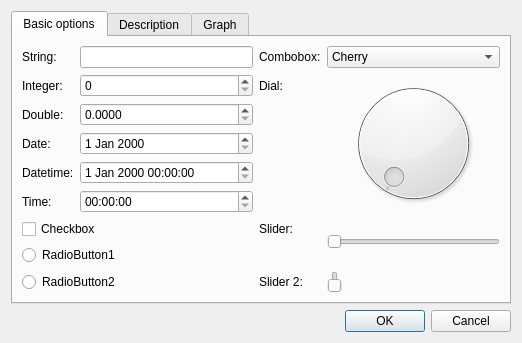
<?xml version="1.0" encoding="UTF-8"?>
<ui version="4.0">
 <class>NCRDGraphItemTestDialog</class>
 <widget class="QDialog" name="NCRDGraphItemTestDialog">
  <property name="geometry">
   <rect>
    <x>0</x>
    <y>0</y>
    <width>522</width>
    <height>333</height>
   </rect>
  </property>
  <property name="windowTitle">
   <string>Dialog</string>
  </property>
  <layout class="QVBoxLayout" name="verticalLayout">
   <item>
    <widget class="QTabWidget" name="tabWidget">
     <property name="currentIndex">
      <number>0</number>
     </property>
     <widget class="QWidget" name="tab">
      <attribute name="title">
       <string>Basic options</string>
      </attribute>
      <layout class="QGridLayout" name="gridLayout">
       <item row="0" column="0">
        <widget class="QLabel" name="label_4">
         <property name="text">
          <string>String:</string>
         </property>
        </widget>
       </item>
       <item row="1" column="0">
        <widget class="QLabel" name="label">
         <property name="text">
          <string>Integer:</string>
         </property>
        </widget>
       </item>
       <item row="2" column="0">
        <widget class="QLabel" name="label_3">
         <property name="text">
          <string>Double:</string>
         </property>
        </widget>
       </item>
       <item row="7" column="0" colspan="2">
        <widget class="QRadioButton" name="radioButton1">
         <property name="text">
          <string>RadioButton1</string>
         </property>
        </widget>
       </item>
       <item row="6" column="0" colspan="2">
        <widget class="QCheckBox" name="checkBox">
         <property name="text">
          <string>Checkbox</string>
         </property>
        </widget>
       </item>
       <item row="3" column="1">
        <widget class="QDateEdit" name="dateEdit"/>
       </item>
       <item row="5" column="0">
        <widget class="QLabel" name="label_10">
         <property name="text">
          <string>Time:</string>
         </property>
        </widget>
       </item>
       <item row="4" column="1">
        <widget class="QDateTimeEdit" name="dateTimeEdit"/>
       </item>
       <item row="4" column="0">
        <widget class="QLabel" name="label_6">
         <property name="text">
          <string>Datetime:</string>
         </property>
        </widget>
       </item>
       <item row="3" column="0">
        <widget class="QLabel" name="label_5">
         <property name="text">
          <string>Date:</string>
         </property>
        </widget>
       </item>
       <item row="5" column="1">
        <widget class="QTimeEdit" name="timeEdit"/>
       </item>
       <item row="6" column="3" rowspan="2">
        <widget class="QSlider" name="horizontalSlider">
         <property name="orientation">
          <enum>Qt::Horizontal</enum>
         </property>
        </widget>
       </item>
       <item row="0" column="1">
        <widget class="QLineEdit" name="lineEdit"/>
       </item>
       <item row="0" column="2">
        <widget class="QLabel" name="label_9">
         <property name="text">
          <string>Combobox:</string>
         </property>
        </widget>
       </item>
       <item row="9" column="1">
        <spacer name="verticalSpacer">
         <property name="orientation">
          <enum>Qt::Vertical</enum>
         </property>
         <property name="sizeHint" stdset="0">
          <size>
           <width>20</width>
           <height>40</height>
          </size>
         </property>
        </spacer>
       </item>
       <item row="1" column="3" rowspan="5">
        <widget class="QDial" name="dial"/>
       </item>
       <item row="0" column="3">
        <widget class="QComboBox" name="comboBox">
         <item>
          <property name="text">
           <string>Cherry</string>
          </property>
         </item>
         <item>
          <property name="text">
           <string>Apple</string>
          </property>
         </item>
         <item>
          <property name="text">
           <string>Banana</string>
          </property>
         </item>
         <item>
          <property name="text">
           <string>Orange</string>
          </property>
         </item>
         <item>
          <property name="text">
           <string>Grapefruit</string>
          </property>
         </item>
         <item>
          <property name="text">
           <string>Strawberry</string>
          </property>
         </item>
        </widget>
       </item>
       <item row="1" column="2">
        <widget class="QLabel" name="label_7">
         <property name="text">
          <string>Dial:</string>
         </property>
        </widget>
       </item>
       <item row="1" column="1">
        <widget class="QSpinBox" name="spinBox"/>
       </item>
       <item row="2" column="1">
        <widget class="QDoubleSpinBox" name="doubleSpinBox">
         <property name="decimals">
          <number>4</number>
         </property>
         <property name="maximum">
          <double>999999999.000000000000000</double>
         </property>
        </widget>
       </item>
       <item row="6" column="2">
        <widget class="QLabel" name="label_8">
         <property name="text">
          <string>Slider:</string>
         </property>
        </widget>
       </item>
       <item row="8" column="0" colspan="2">
        <widget class="QRadioButton" name="radioButton2">
         <property name="text">
          <string>RadioButton2</string>
         </property>
        </widget>
       </item>
       <item row="8" column="3">
        <widget class="QSlider" name="verticalSlider">
         <property name="orientation">
          <enum>Qt::Vertical</enum>
         </property>
        </widget>
       </item>
       <item row="8" column="2">
        <widget class="QLabel" name="label_14">
         <property name="text">
          <string>Slider 2:</string>
         </property>
        </widget>
       </item>
      </layout>
     </widget>
     <widget class="QWidget" name="tab_2">
      <attribute name="title">
       <string>Description</string>
      </attribute>
      <layout class="QVBoxLayout" name="verticalLayout_2">
       <item>
        <widget class="QPlainTextEdit" name="plainTextEdit"/>
       </item>
      </layout>
     </widget>
     <widget class="QWidget" name="tab_3">
      <attribute name="title">
       <string>Graph</string>
      </attribute>
      <layout class="QGridLayout" name="gridLayout_2">
       <item row="2" column="0">
        <widget class="QLabel" name="label_11">
         <property name="text">
          <string>Color1:</string>
         </property>
        </widget>
       </item>
       <item row="2" column="1" colspan="2">
        <widget class="QLineEdit" name="color1"/>
       </item>
       <item row="3" column="0">
        <widget class="QLabel" name="label_12">
         <property name="text">
          <string>Color2:</string>
         </property>
        </widget>
       </item>
       <item row="3" column="1" colspan="2">
        <widget class="QLineEdit" name="color2"/>
       </item>
       <item row="4" column="0">
        <widget class="QLabel" name="label_13">
         <property name="text">
          <string>Color3:</string>
         </property>
        </widget>
       </item>
       <item row="4" column="1" colspan="2">
        <widget class="QLineEdit" name="color3"/>
       </item>
       <item row="5" column="1">
        <spacer name="verticalSpacer_2">
         <property name="orientation">
          <enum>Qt::Vertical</enum>
         </property>
         <property name="sizeHint" stdset="0">
          <size>
           <width>20</width>
           <height>135</height>
          </size>
         </property>
        </spacer>
       </item>
       <item row="1" column="1">
        <widget class="QSpinBox" name="numCols">
         <property name="maximum">
          <number>149</number>
         </property>
        </widget>
       </item>
       <item row="1" column="0">
        <widget class="QLabel" name="label_2">
         <property name="text">
          <string>Number of columns:</string>
         </property>
        </widget>
       </item>
       <item row="2" column="3">
        <spacer name="horizontalSpacer_2">
         <property name="orientation">
          <enum>Qt::Horizontal</enum>
         </property>
         <property name="sizeHint" stdset="0">
          <size>
           <width>40</width>
           <height>20</height>
          </size>
         </property>
        </spacer>
       </item>
      </layout>
     </widget>
    </widget>
   </item>
   <item>
    <widget class="QDialogButtonBox" name="buttonBox">
     <property name="orientation">
      <enum>Qt::Horizontal</enum>
     </property>
     <property name="standardButtons">
      <set>QDialogButtonBox::Cancel|QDialogButtonBox::Ok</set>
     </property>
    </widget>
   </item>
  </layout>
 </widget>
 <tabstops>
  <tabstop>lineEdit</tabstop>
  <tabstop>spinBox</tabstop>
  <tabstop>doubleSpinBox</tabstop>
  <tabstop>dateEdit</tabstop>
  <tabstop>dateTimeEdit</tabstop>
  <tabstop>timeEdit</tabstop>
  <tabstop>checkBox</tabstop>
  <tabstop>radioButton1</tabstop>
  <tabstop>radioButton2</tabstop>
  <tabstop>comboBox</tabstop>
  <tabstop>dial</tabstop>
  <tabstop>horizontalSlider</tabstop>
  <tabstop>buttonBox</tabstop>
  <tabstop>tabWidget</tabstop>
  <tabstop>plainTextEdit</tabstop>
 </tabstops>
 <resources/>
 <connections>
  <connection>
   <sender>buttonBox</sender>
   <signal>accepted()</signal>
   <receiver>NCRDGraphItemTestDialog</receiver>
   <slot>accept()</slot>
   <hints>
    <hint type="sourcelabel">
     <x>248</x>
     <y>254</y>
    </hint>
    <hint type="destinationlabel">
     <x>157</x>
     <y>274</y>
    </hint>
   </hints>
  </connection>
  <connection>
   <sender>buttonBox</sender>
   <signal>rejected()</signal>
   <receiver>NCRDGraphItemTestDialog</receiver>
   <slot>reject()</slot>
   <hints>
    <hint type="sourcelabel">
     <x>316</x>
     <y>260</y>
    </hint>
    <hint type="destinationlabel">
     <x>286</x>
     <y>274</y>
    </hint>
   </hints>
  </connection>
 </connections>
</ui>
